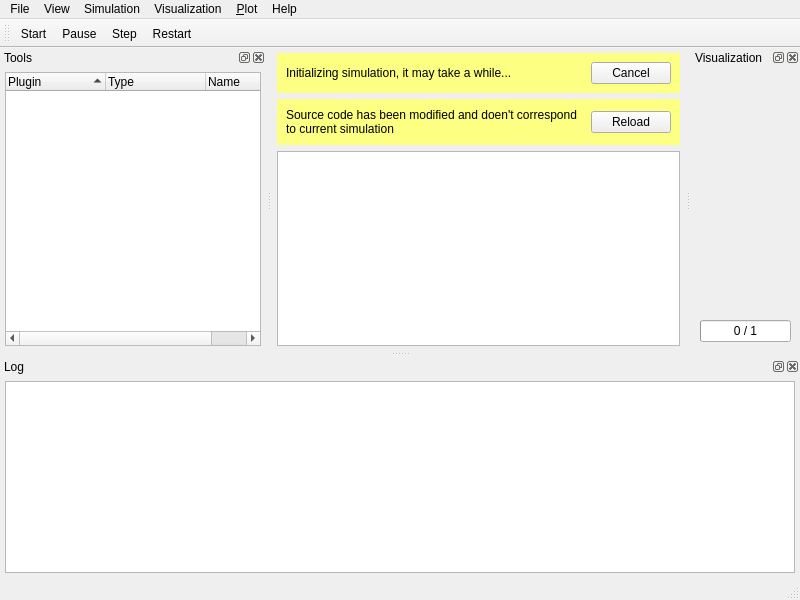
<?xml version="1.0" encoding="UTF-8"?>
<ui version="4.0">
 <class>MainWindow</class>
 <widget class="QMainWindow" name="MainWindow">
  <property name="geometry">
   <rect>
    <x>0</x>
    <y>0</y>
    <width>800</width>
    <height>600</height>
   </rect>
  </property>
  <property name="windowTitle">
   <string>[*]</string>
  </property>
  <property name="documentMode">
   <bool>false</bool>
  </property>
  <property name="dockOptions">
   <set>QMainWindow::AllowTabbedDocks|QMainWindow::AnimatedDocks|QMainWindow::VerticalTabs</set>
  </property>
  <property name="unifiedTitleAndToolBarOnMac">
   <bool>true</bool>
  </property>
  <widget class="QWidget" name="centralwidget">
   <layout class="QVBoxLayout" name="verticalLayout">
    <property name="leftMargin">
     <number>5</number>
    </property>
    <property name="topMargin">
     <number>5</number>
    </property>
    <property name="rightMargin">
     <number>5</number>
    </property>
    <property name="bottomMargin">
     <number>5</number>
    </property>
    <item>
     <widget class="QWidget" name="widgetInitializationInfo" native="true">
      <property name="styleSheet">
       <string notr="true">QWidget#widgetInitializationInfo { background-color: rgb(252, 255, 129); }</string>
      </property>
      <layout class="QHBoxLayout" name="horizontalLayoutInitializationInfo" stretch="1,0">
       <item>
        <widget class="QLabel" name="labelInitializationInfo">
         <property name="text">
          <string>Initializing simulation, it may take a while...</string>
         </property>
         <property name="textFormat">
          <enum>Qt::PlainText</enum>
         </property>
         <property name="wordWrap">
          <bool>true</bool>
         </property>
        </widget>
       </item>
       <item>
        <widget class="QPushButton" name="pushButtonInitializationCancel">
         <property name="text">
          <string>Cancel</string>
         </property>
        </widget>
       </item>
      </layout>
     </widget>
    </item>
    <item>
     <widget class="QWidget" name="widgetModified" native="true">
      <property name="styleSheet">
       <string notr="true">QWidget#widgetModified { background-color: rgb(252, 255, 129); }</string>
      </property>
      <layout class="QHBoxLayout" name="horizontalLayout_2" stretch="1,0">
       <item>
        <widget class="QLabel" name="labelModified">
         <property name="text">
          <string>Source code has been modified and doen't correspond to current simulation</string>
         </property>
         <property name="textFormat">
          <enum>Qt::PlainText</enum>
         </property>
         <property name="wordWrap">
          <bool>true</bool>
         </property>
        </widget>
       </item>
       <item>
        <widget class="QPushButton" name="pushModifiedReload">
         <property name="text">
          <string>Reload</string>
         </property>
        </widget>
       </item>
      </layout>
     </widget>
    </item>
    <item>
     <widget class="QPlainTextEdit" name="plainTextSourceCode">
      <property name="font">
       <font>
        <family>Monospace</family>
       </font>
      </property>
      <property name="lineWrapMode">
       <enum>QPlainTextEdit::NoWrap</enum>
      </property>
      <property name="readOnly">
       <bool>false</bool>
      </property>
     </widget>
    </item>
   </layout>
  </widget>
  <widget class="QMenuBar" name="menubar">
   <property name="geometry">
    <rect>
     <x>0</x>
     <y>0</y>
     <width>800</width>
     <height>20</height>
    </rect>
   </property>
   <widget class="QMenu" name="menuFile">
    <property name="title">
     <string>File</string>
    </property>
    <addaction name="actionFileNew"/>
    <addaction name="actionFileOpen"/>
    <addaction name="actionFileSave"/>
    <addaction name="actionFileSaveAs"/>
    <addaction name="separator"/>
    <addaction name="actionFileRecent1"/>
    <addaction name="actionFileRecent2"/>
    <addaction name="actionFileRecent3"/>
    <addaction name="actionFileRecent4"/>
    <addaction name="actionFileRecent5"/>
    <addaction name="separator"/>
    <addaction name="actionFileExit"/>
   </widget>
   <widget class="QMenu" name="menuSimulation">
    <property name="title">
     <string>Simulation</string>
    </property>
    <addaction name="actionSimulationInitialize"/>
    <addaction name="separator"/>
    <addaction name="actionSimulationStart"/>
    <addaction name="actionSimulationStop"/>
    <addaction name="actionSimulationStep"/>
    <addaction name="actionSimulationReset"/>
   </widget>
   <widget class="QMenu" name="menuAbout">
    <property name="title">
     <string>Help</string>
    </property>
    <addaction name="actionHelpAbout"/>
   </widget>
   <widget class="QMenu" name="menuView">
    <property name="title">
     <string>View</string>
    </property>
    <addaction name="actionViewFullscreen"/>
    <addaction name="separator"/>
   </widget>
   <widget class="QMenu" name="menuVisualization">
    <property name="title">
     <string>Visualization</string>
    </property>
    <addaction name="actionVisualizationScreenshot"/>
    <addaction name="separator"/>
   </widget>
   <widget class="QMenu" name="menu_Plot">
    <property name="title">
     <string>&amp;Plot</string>
    </property>
    <addaction name="actionPlotCreate"/>
   </widget>
   <addaction name="menuFile"/>
   <addaction name="menuView"/>
   <addaction name="menuSimulation"/>
   <addaction name="menuVisualization"/>
   <addaction name="menu_Plot"/>
   <addaction name="menuAbout"/>
  </widget>
  <widget class="QStatusBar" name="statusbar"/>
  <widget class="QToolBar" name="toolBar">
   <property name="windowTitle">
    <string>ToolBar</string>
   </property>
   <property name="movable">
    <bool>true</bool>
   </property>
   <property name="toolButtonStyle">
    <enum>Qt::ToolButtonTextUnderIcon</enum>
   </property>
   <property name="floatable">
    <bool>true</bool>
   </property>
   <attribute name="toolBarArea">
    <enum>TopToolBarArea</enum>
   </attribute>
   <attribute name="toolBarBreak">
    <bool>false</bool>
   </attribute>
   <addaction name="actionSimulationStart"/>
   <addaction name="actionSimulationStop"/>
   <addaction name="actionSimulationStep"/>
   <addaction name="actionSimulationReset"/>
  </widget>
  <widget class="QDockWidget" name="dockWidgetLog">
   <property name="windowTitle">
    <string>Log</string>
   </property>
   <attribute name="dockWidgetArea">
    <number>8</number>
   </attribute>
   <widget class="QWidget" name="dockWidgetLogContents">
    <layout class="QVBoxLayout" name="verticalLayout_4">
     <property name="leftMargin">
      <number>5</number>
     </property>
     <property name="topMargin">
      <number>5</number>
     </property>
     <property name="rightMargin">
      <number>5</number>
     </property>
     <property name="bottomMargin">
      <number>5</number>
     </property>
     <item>
      <widget class="QTextEdit" name="textEditLog">
       <property name="lineWrapMode">
        <enum>QTextEdit::NoWrap</enum>
       </property>
       <property name="readOnly">
        <bool>true</bool>
       </property>
      </widget>
     </item>
    </layout>
   </widget>
  </widget>
  <widget class="QDockWidget" name="dockWidgetTools">
   <property name="windowTitle">
    <string>Tools</string>
   </property>
   <attribute name="dockWidgetArea">
    <number>1</number>
   </attribute>
   <widget class="QWidget" name="dockWidgetContents">
    <layout class="QHBoxLayout" name="horizontalLayout">
     <property name="leftMargin">
      <number>5</number>
     </property>
     <property name="topMargin">
      <number>5</number>
     </property>
     <property name="rightMargin">
      <number>5</number>
     </property>
     <property name="bottomMargin">
      <number>5</number>
     </property>
     <item>
      <widget class="QTreeWidget" name="treeWidgetTools">
       <property name="sortingEnabled">
        <bool>true</bool>
       </property>
       <attribute name="headerShowSortIndicator" stdset="0">
        <bool>true</bool>
       </attribute>
       <attribute name="headerStretchLastSection">
        <bool>true</bool>
       </attribute>
       <column>
        <property name="text">
         <string>Plugin</string>
        </property>
       </column>
       <column>
        <property name="text">
         <string>Type</string>
        </property>
       </column>
       <column>
        <property name="text">
         <string>Name</string>
        </property>
       </column>
      </widget>
     </item>
    </layout>
   </widget>
  </widget>
  <widget class="QDockWidget" name="dockWidgetVisualization">
   <property name="windowTitle">
    <string>Visualization</string>
   </property>
   <attribute name="dockWidgetArea">
    <number>2</number>
   </attribute>
   <widget class="QWidget" name="dockWidgetContents_2">
    <layout class="QVBoxLayout" name="verticalLayout_2">
     <item>
      <widget class="cece::gui::VisualizationWidget" name="visualizationWidget" native="true"/>
     </item>
     <item>
      <widget class="QProgressBar" name="progressBar">
       <property name="maximum">
        <number>1</number>
       </property>
       <property name="value">
        <number>0</number>
       </property>
       <property name="format">
        <string>%v / %m</string>
       </property>
      </widget>
     </item>
    </layout>
   </widget>
  </widget>
  <action name="actionFileNew">
   <property name="text">
    <string>&amp;New</string>
   </property>
   <property name="shortcut">
    <string>Ctrl+N</string>
   </property>
  </action>
  <action name="actionFileOpen">
   <property name="icon">
    <iconset theme="document-new">
     <normaloff>.</normaloff>.</iconset>
   </property>
   <property name="text">
    <string>&amp;Open</string>
   </property>
   <property name="shortcut">
    <string>Ctrl+O</string>
   </property>
  </action>
  <action name="actionFileSave">
   <property name="icon">
    <iconset theme="document-save">
     <normaloff>.</normaloff>.</iconset>
   </property>
   <property name="text">
    <string>&amp;Save</string>
   </property>
   <property name="shortcut">
    <string>Ctrl+S</string>
   </property>
  </action>
  <action name="actionFileSaveAs">
   <property name="icon">
    <iconset theme="document-save-as">
     <normaloff>.</normaloff>.</iconset>
   </property>
   <property name="text">
    <string>Save &amp;As...</string>
   </property>
   <property name="shortcut">
    <string>Ctrl+Shift+S</string>
   </property>
  </action>
  <action name="actionFileRecent1">
   <property name="icon">
    <iconset>
     <normaloff>.</normaloff>.</iconset>
   </property>
   <property name="text">
    <string>&amp;1 recent 1</string>
   </property>
  </action>
  <action name="actionFileExit">
   <property name="icon">
    <iconset theme="application-exit">
     <normaloff>.</normaloff>.</iconset>
   </property>
   <property name="text">
    <string>&amp;Exit</string>
   </property>
   <property name="shortcut">
    <string>Ctrl+Q</string>
   </property>
  </action>
  <action name="actionSimulationStart">
   <property name="icon">
    <iconset resource="icons.qrc">
     <normaloff>:/cece/icons/play-24.png</normaloff>:/cece/icons/play-24.png</iconset>
   </property>
   <property name="text">
    <string>&amp;Start</string>
   </property>
   <property name="statusTip">
    <string>Start simulation</string>
   </property>
   <property name="shortcut">
    <string>F5</string>
   </property>
  </action>
  <action name="actionSimulationStop">
   <property name="icon">
    <iconset resource="icons.qrc">
     <normaloff>:/cece/icons/stop-24.png</normaloff>:/cece/icons/stop-24.png</iconset>
   </property>
   <property name="text">
    <string>&amp;Pause</string>
   </property>
   <property name="statusTip">
    <string>Pause running simulation</string>
   </property>
   <property name="shortcut">
    <string>F6</string>
   </property>
  </action>
  <action name="actionSimulationStep">
   <property name="icon">
    <iconset resource="icons.qrc">
     <normaloff>:/cece/icons/step-24.png</normaloff>:/cece/icons/step-24.png</iconset>
   </property>
   <property name="text">
    <string>S&amp;tep</string>
   </property>
   <property name="statusTip">
    <string>Do a simulation step</string>
   </property>
   <property name="shortcut">
    <string>F7</string>
   </property>
  </action>
  <action name="actionSimulationReset">
   <property name="icon">
    <iconset resource="icons.qrc">
     <normaloff>:/cece/icons/restart-24.png</normaloff>:/cece/icons/restart-24.png</iconset>
   </property>
   <property name="text">
    <string>&amp;Restart</string>
   </property>
   <property name="statusTip">
    <string>Reload simulation</string>
   </property>
   <property name="shortcut">
    <string>F8</string>
   </property>
  </action>
  <action name="actionVisualizationScreenshot">
   <property name="text">
    <string>Screenshot</string>
   </property>
   <property name="statusTip">
    <string>Create a screenshot of current visualization</string>
   </property>
  </action>
  <action name="actionHelpAbout">
   <property name="icon">
    <iconset theme="help-about">
     <normaloff>.</normaloff>.</iconset>
   </property>
   <property name="text">
    <string>About</string>
   </property>
  </action>
  <action name="actionViewFullscreen">
   <property name="checkable">
    <bool>true</bool>
   </property>
   <property name="text">
    <string>Fullscreen</string>
   </property>
   <property name="shortcut">
    <string>F11</string>
   </property>
  </action>
  <action name="actionFileRecent2">
   <property name="text">
    <string>&amp;2 recent 2</string>
   </property>
  </action>
  <action name="actionFileRecent3">
   <property name="text">
    <string>&amp;3 recent 3</string>
   </property>
  </action>
  <action name="actionFileRecent4">
   <property name="text">
    <string>&amp;4 recent 4</string>
   </property>
  </action>
  <action name="actionFileRecent5">
   <property name="text">
    <string>&amp;5 recent 5</string>
   </property>
  </action>
  <action name="actionSimulationInitialize">
   <property name="text">
    <string>Initialize</string>
   </property>
   <property name="statusTip">
    <string>Initialize simulation</string>
   </property>
  </action>
  <action name="actionPlotCreate">
   <property name="text">
    <string>&amp;Create...</string>
   </property>
  </action>
 </widget>
 <customwidgets>
  <customwidget>
   <class>cece::gui::VisualizationWidget</class>
   <extends>QWidget</extends>
   <header>VisualizationWidget.hpp</header>
  </customwidget>
 </customwidgets>
 <resources>
  <include location="icons.qrc"/>
 </resources>
 <connections>
  <connection>
   <sender>plainTextSourceCode</sender>
   <signal>modificationChanged(bool)</signal>
   <receiver>MainWindow</receiver>
   <slot>sourceCodeWasModified(bool)</slot>
   <hints>
    <hint type="sourcelabel">
     <x>563</x>
     <y>335</y>
    </hint>
    <hint type="destinationlabel">
     <x>301</x>
     <y>88</y>
    </hint>
   </hints>
  </connection>
  <connection>
   <sender>pushButtonInitializationCancel</sender>
   <signal>pressed()</signal>
   <receiver>MainWindow</receiver>
   <slot>simulatorInitializationCancel()</slot>
   <hints>
    <hint type="sourcelabel">
     <x>666</x>
     <y>120</y>
    </hint>
    <hint type="destinationlabel">
     <x>670</x>
     <y>87</y>
    </hint>
   </hints>
  </connection>
  <connection>
   <sender>pushModifiedReload</sender>
   <signal>clicked()</signal>
   <receiver>actionSimulationReset</receiver>
   <slot>trigger()</slot>
   <hints>
    <hint type="sourcelabel">
     <x>631</x>
     <y>153</y>
    </hint>
    <hint type="destinationlabel">
     <x>-1</x>
     <y>-1</y>
    </hint>
   </hints>
  </connection>
 </connections>
 <slots>
  <slot>sourceCodeWasModified(bool)</slot>
  <slot>simulatorInitializationCancel()</slot>
  <slot>simulatorInitializationStart()</slot>
 </slots>
</ui>
